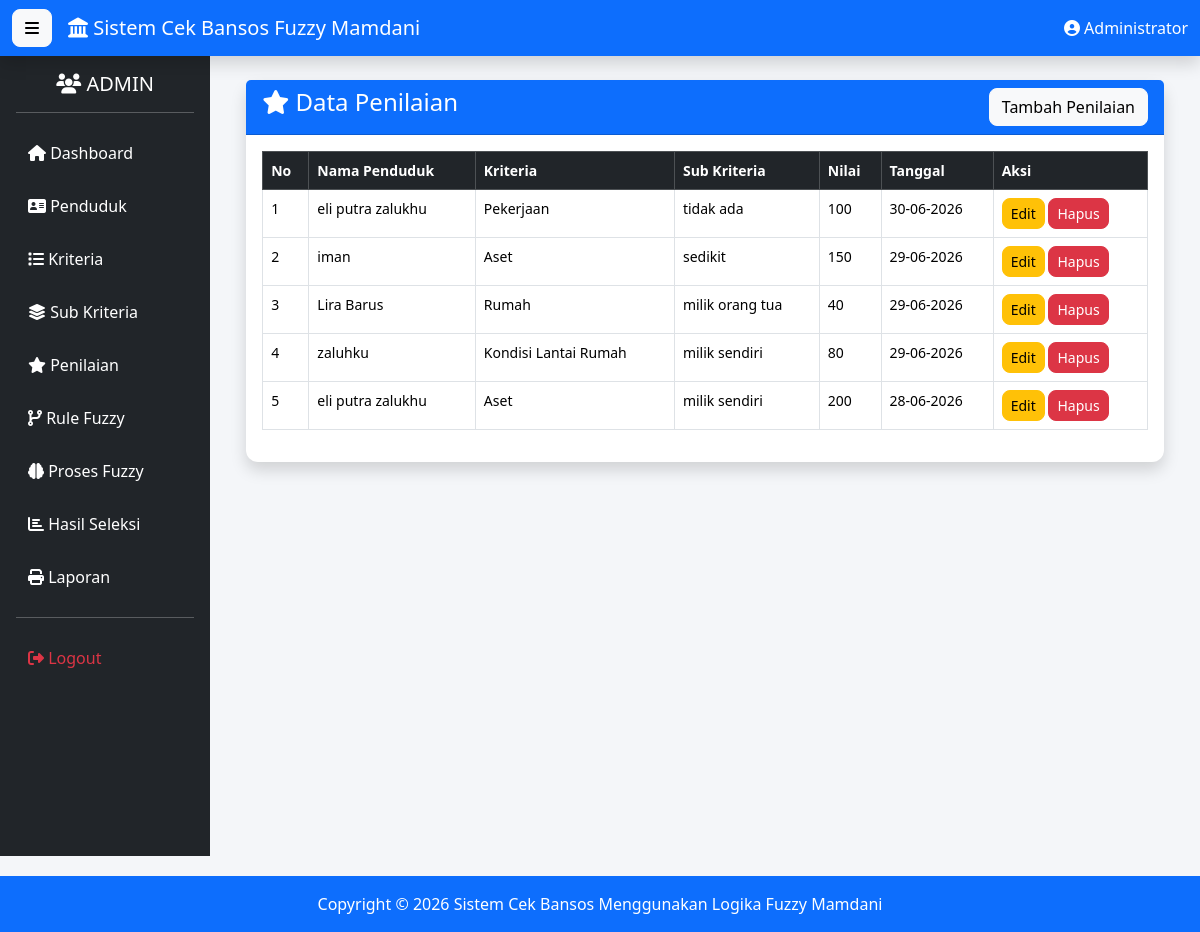
The page /penilaian/index.php (signed in) on the database its author committed.
### tables this page shows
CREATE TABLE `penilaian` (
  `id_penilaian` int(11) NOT NULL,
  `id_penduduk` int(11) DEFAULT NULL,
  `id_kriteria` int(11) DEFAULT NULL,
  `id_sub` int(11) DEFAULT NULL,
  `nilai` int(11) DEFAULT NULL,
  `tanggal_penilaian` date DEFAULT NULL
);

CREATE TABLE `penduduk` (
  `id_penduduk` int(11) NOT NULL,
  `nik` varchar(20) DEFAULT NULL,
  `nama` varchar(100) DEFAULT NULL,
  `jenis_kelamin` enum('Laki-laki','Perempuan') DEFAULT NULL,
  `tempat_lahir` varchar(50) DEFAULT NULL,
  `tanggal_lahir` date DEFAULT NULL,
  `alamat` text DEFAULT NULL,
  `desa` varchar(100) DEFAULT NULL,
  `kecamatan` varchar(100) DEFAULT NULL,
  `pekerjaan` varchar(100) DEFAULT NULL,
  `no_hp` varchar(15) DEFAULT NULL,
  `created_at` timestamp NOT NULL DEFAULT current_timestamp()
);

CREATE TABLE `kriteria` (
  `id_kriteria` int(11) NOT NULL,
  `nama_kriteria` varchar(100) DEFAULT NULL,
  `kode_kriteria` varchar(10) DEFAULT NULL,
  `bobot` decimal(5,2) DEFAULT NULL,
  `tipe` varchar(20) DEFAULT NULL,
  `keterangan` text DEFAULT NULL
);

CREATE TABLE `sub_kriteria` (
  `id_sub` int(11) NOT NULL,
  `id_kriteria` int(11) DEFAULT NULL,
  `nama_sub` varchar(100) DEFAULT NULL,
  `nilai` int(11) DEFAULT NULL,
  `kategori_fuzzy` varchar(50) DEFAULT NULL
);

### penilaian/index.php (the view, shortened to what this page needs)
<?php
include "../config/koneksi.php";
$query=mysqli_query($conn,"
SELECT
penilaian.*,
penduduk.nama,
kriteria.nama_kriteria,
sub_kriteria.nama_sub
FROM penilaian
JOIN penduduk
ON penilaian.id_penduduk=penduduk.id_penduduk
JOIN kriteria
ON penilaian.id_kriteria=kriteria.id_kriteria
JOIN sub_kriteria
ON penilaian.id_sub=sub_kriteria.id_sub
ORDER BY penilaian.id_penilaian DESC
");
include "../template/header.php";
include "../template/navbar.php";
include "../template/sidebar.php";
?>
<div class="container-fluid">
<div class="card shadow">
<div class="card-header bg-primary text-white">
<div class="d-flex justify-content-between">
<h4>
<i class="fas fa-star"></i>
Data Penilaian
</h4>
<a href="tambah.php" class="btn btn-light">
Tambah Penilaian
</a>
</div>
</div>
<div class="card-body">
<div class="table-responsive">
<table class="table table-bordered table-hover">
<thead class="table-dark">
<tr>
<th>No</th>
<th>Nama Penduduk</th>
<th>Kriteria</th>
<th>Sub Kriteria</th>
<th>Nilai</th>
<th>Tanggal</th>
<th>Aksi</th>
</tr>
</thead>
<tbody>
<?php
$no=1;
while($d=mysqli_fetch_assoc($query)){
?>
<tr>
<td><?= $no++; ?></td>
<td><?= $d['nama']; ?></td>
<td><?= $d['nama_kriteria']; ?></td>
<td><?= $d['nama_sub']; ?></td>
<td><?= $d['nilai']; ?></td>
<td><?= date('d-m-Y',strtotime($d['tanggal_penilaian'])); ?></td>
<td>
<a href="edit.php?id=<?= $d['id_penilaian']; ?>" class="btn btn-warning btn-sm">
Edit
</a>
<a href="hapus.php?id=<?= $d['id_penilaian']; ?>" class="btn btn-danger btn-sm"
onclick="return confirm('Hapus Data?')">
Hapus
</a>
</td>
</tr>
<?php } ?>
</tbody>
</table>
</div>
</div>
</div>
</div>
<?php
include "../template/footer.php";
include "../template/script.php";
?>

### assets/css/style.css (style rules this page uses)
body { background:#f4f6f9; font-family:Segoe UI; }
.card { border:none; border-radius:12px; }
.card-header { font-weight:bold; }
.table { font-size:14px; }
.btn { border-radius:8px; }

### rows shown on the page
penilaian: id_penduduk.nama "eli putra zalukhu", id_kriteria.nama_kriteria "Pekerjaan", id_sub.nama_sub "tidak ada", nilai "100", tanggal_penilaian "30-06-2026"
penilaian: id_penduduk.nama "iman", id_kriteria.nama_kriteria "Aset", id_sub.nama_sub "sedikit", nilai "150", tanggal_penilaian "29-06-2026"
penilaian: id_penduduk.nama "Lira Barus", id_kriteria.nama_kriteria "Rumah", id_sub.nama_sub "milik orang tua", nilai "40", tanggal_penilaian "29-06-2026"
penilaian: id_penduduk.nama "zaluhku", id_kriteria.nama_kriteria "Kondisi Lantai Rumah", id_sub.nama_sub "milik sendiri", nilai "80", tanggal_penilaian "29-06-2026"
penilaian: id_penduduk.nama "eli putra zalukhu", id_kriteria.nama_kriteria "Aset", id_sub.nama_sub "milik sendiri", nilai "200", tanggal_penilaian "28-06-2026"

### other values the page prints
$_SESSION['nama'] "Administrator"
